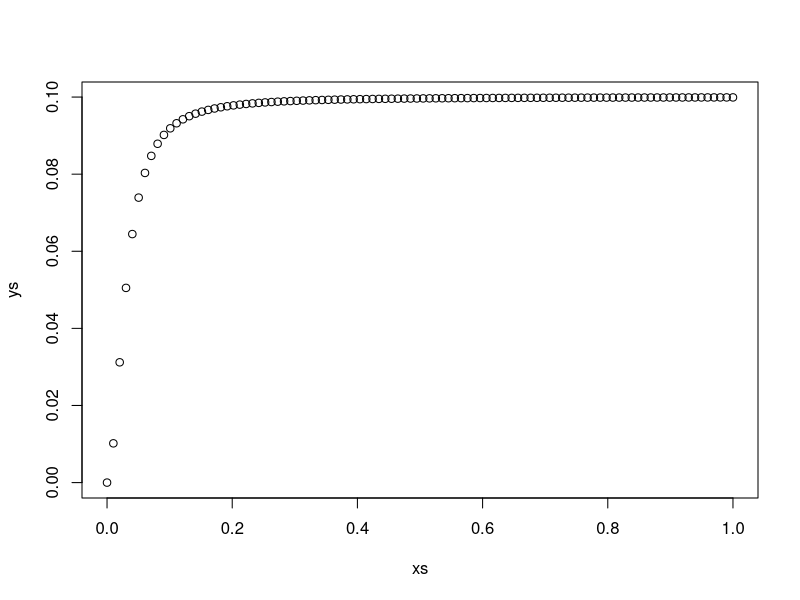
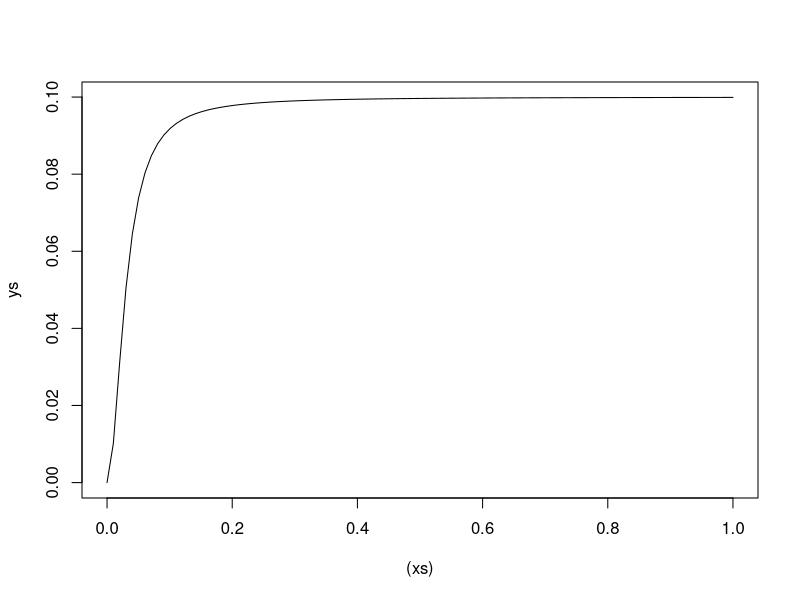
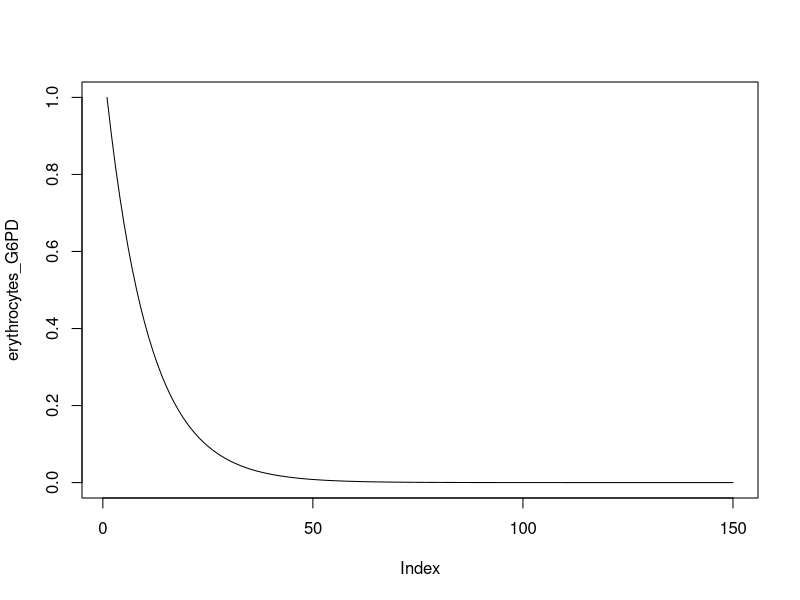
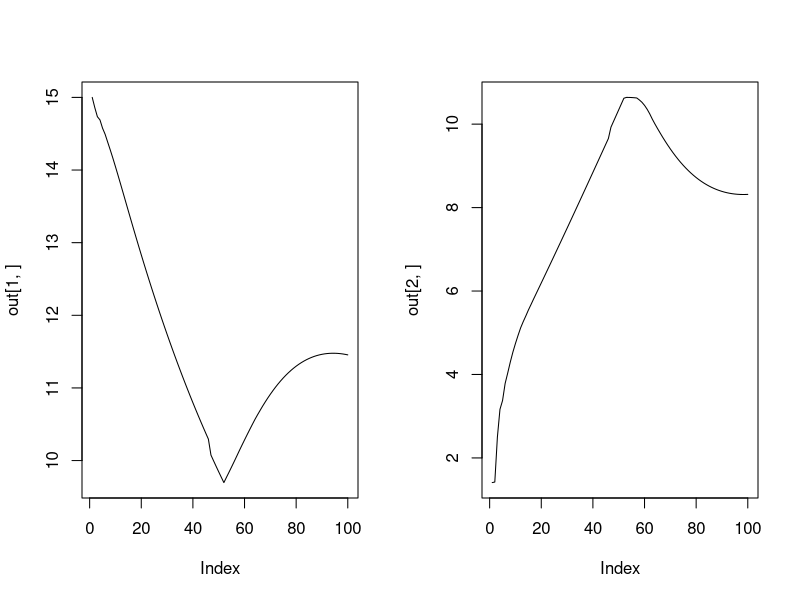
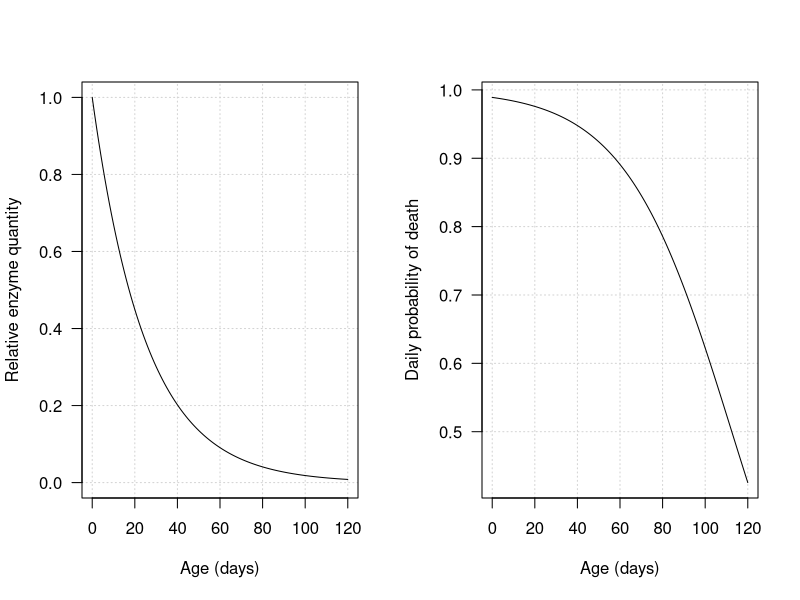

Generate these figures, in order, with R:
require(gtools)

forwardsim = function(drug_regimen,              # dose given each day (mg/kg)
                      Hb_star,                   # Steady state hameoglobin for the individual (g/dL)
                      diff_alpha,                # parameters governing increase in normoblast production based on difference from steady state
                      delta_alpha,               # parameters governing increase in normoblast production based on previous day reduction in haemoglobin
                      MAX_EFFECT,                # maximum drug effect on G6PD depletion
                      h,                         # slope effect in dose response function
                      beta,                      # Dose corresponding to half maximum drug effect (mg)
                      log_k,                     # transit time parameter
                      nComp_sim,                 # Total number of compartments to forward simulate
                      T_nmblast,                 # normboblast lifespan - maturation time
                      T_retic,                   # reticulocyte lifespan - including marrow and circulating periods
                      T_RBC_max,                 # Maximum allowed value for RBC lifespan (arbitrary; days)
                      T_transit_steady_state,    # transit time at steady state
                      G6PD_initial,              # Initial amount of G6PD (unitless, scales with the delta quantity)
                      logit_G6PD_delta_day,      # Daily fixed reduction of G6PD in absence of drug
                      G6PD_threshold){
  
  out_res = array(dim = c(2, nComp_sim))       # where we save the output of forwards simulation
  
  # set up variables we need for the simulation
  
  Hb_delta=0;
  lambda = 1000;                            # baseline production of normoblasts per time - arbitrary number
  
  Hb = array(dim=nComp_sim);               # The haemoglobin at each point in the simulation
  retic_percent = array(dim=nComp_sim)     # The retic count (%) at each point in the simulation
  drug_effect=0;
  
  # s to store red blood cell age distributions
  erythrocytes = rep(lambda, T_RBC_max);         # Distribution of erythrocytes in circulation
  normoblasts = rep(lambda, T_nmblast);          # Distribution of normoblasts
  reticulocytes = rep(lambda, T_retic);          # Distribution of reticulocytes
  erythrocytes_G6PD = array(dim = T_RBC_max)
  
  # ***** Calculate initial values at steady state *****
  Hb[1] = Hb_star;
  transit = compute_transit_time(Hb[1], Hb_star, T_transit_steady_state, log_k);
  rho = compute_rho(Hb[1], Hb_delta, Hb_star, diff_alpha, delta_alpha); # this should return 1
  if(rho>1) print("Problem as rho >1 at steady state!");
  
  erythrocytes_G6PD[1] = G6PD_initial; # starting quantity of G6PD enzyme
  for(i in 2:T_RBC_max){
    erythrocytes_G6PD[i] = erythrocytes_G6PD[i-1]*(1-inv.logit(logit_G6PD_delta_day)); # daily depletion
    if(erythrocytes_G6PD[i-1] < G6PD_threshold){
      erythrocytes[i] = 0.0;
    } else {
      erythrocytes[i] = erythrocytes[i-1];
    }
  }
  
  Total_Retics = CountRetics(transit, reticulocytes); # count the number of retics in circulation
  Total_Eryths = sum(erythrocytes);                   # count the number of mature RBCs in circulation
  C_0 = Total_Retics + Total_Eryths;                  # Starting number of circulating cells - this is the steady state number
  retic_percent[1] = 100 * Total_Retics / C_0;
  
  #******************* Forward simulation *****************#
  for(t in 2:nComp_sim){
    
    # Compute the multiplication factor of basal normoblast production
    if(t>2) Hb_delta = Hb[t-2]-Hb[t-1];
    rho = compute_rho(Hb[t-1], Hb_delta, Hb_star, diff_alpha, delta_alpha);
    
    # calculate the updated Hb dependent transit time for the reticulocytes
    transit = compute_transit_time(Hb[t-1], Hb_star, T_transit_steady_state, log_k);
    
    # We move the RBCs from one compartment to the next
    temp_normoblasts = normoblasts;   # make temp copy
    normoblasts[1] = rho*lambda;      # the number of new normoblasts made at time t
    for(i in 2:T_nmblast)             # move all the normoblasts along by one
    {
      normoblasts[i] = temp_normoblasts[i-1];
    }
    
    temp_retics = reticulocytes;
    reticulocytes[1] = temp_normoblasts[T_nmblast];
    for(i in 2:T_retic)
    {
      reticulocytes[i] = temp_retics[i-1];
    }
    
    # Compute the G6PD depletion effect of yesterday's dose on circulating erythrocytes
    drug_effect = dose_response(drug_regimen[t-1], MAX_EFFECT, h, beta);
    
    # survival function of RBC lifespan
    temp_eryths = erythrocytes;             # copy values to temp 
    temp_eryths_G6PD = erythrocytes_G6PD;
    # values for first day as erythrocytes
    erythrocytes[1] = temp_retics[T_retic];
    erythrocytes_G6PD[1] = G6PD_initial;
    for (i in 2:T_RBC_max){
      erythrocytes_G6PD[i] = temp_eryths_G6PD[i-1]*(1-inv.logit(logit_G6PD_delta_day))*(1-drug_effect); # deplete by daily amount plus drug effect
      if(erythrocytes_G6PD[i-1] < G6PD_threshold){
        erythrocytes[i] = 0.0;
      } else {
        erythrocytes[i] = temp_eryths[i-1];
      }
    }
    
    # Count the number of retics and erythrocytes in circulation
    Total_Retics = CountRetics(transit, reticulocytes);
    Total_Eryths = sum(erythrocytes);
    C_t = Total_Retics + Total_Eryths;
    retic_percent[t] = 100 * Total_Retics / C_t;
    Hb[t] = Hb_star * C_t / C_0;
    
  }
  # store results
  out_res[1,] = Hb;
  out_res[2,] = retic_percent;
  plot(erythrocytes_G6PD, type='l')
  return(out_res);
}


CountRetics = function( transit,  reticulocytes){
  Total_Retics = 0;
  T_retic = length(reticulocytes);
  i = T_retic;
  transit_int = ceiling(transit);
  retic_rem =  ceiling(transit) - transit;
  while(i > transit+1) {
    Total_Retics = Total_Retics+reticulocytes[i];
    i = i-1;
  }
  Total_Retics = Total_Retics+retic_rem*reticulocytes[transit_int];
  
  return(Total_Retics);
}



compute_rho = function( Hb,  Hb_delta,  Hb_star,  diff_alpha,  delta_alpha)
{
  Hb_delta_temp=Hb_delta;
  Hb_diff_temp=Hb_star-Hb;
  rho=1; 
  K_diff = length(diff_alpha);
  K_delta = length(delta_alpha);
  
  if(Hb_delta_temp<0) Hb_delta_temp=0;
  for(i in 1:K_delta){
    rho =rho+ delta_alpha[i]*(Hb_delta_temp^i);
  }
  
  if(Hb_diff_temp<0) Hb_diff_temp=0;
  for(i in 1:K_diff){
    rho = rho + diff_alpha[i]*(Hb_diff_temp^i);
  }
  return (rho);
}

dose_response = function( dose,  MAX_EFFECT,  h,  beta){
  effect = MAX_EFFECT * (dose ^h ) / (dose ^ h + beta^h);
  return (effect);
}

compute_transit_time = function( Hb,  Hb_star,  T_transit_steady_state,  log_k)
{
  transit = T_transit_steady_state*exp(-(Hb_star-Hb)*exp(log_k));
  if(transit>T_transit_steady_state) transit=T_transit_steady_state;
  return (transit);
}

xs = seq(0, 1, length.out=100)
ys=dose_response(xs,MAX_EFFECT = 0.1, h = 2, beta = 0.03)
plot(xs,ys)
dose_response(0.5,MAX_EFFECT = 0.01, h = 5, beta = 0.25)


plot((xs), ys,type='l')
nComp_sim = 100
out=forwardsim(drug_regimen = c(rep(0.5,nComp_sim)), 
               Hb_star = 15, 
               diff_alpha = c(.1), 
               delta_alpha = c(.1),
               MAX_EFFECT = 0.05, 
               h = 5, 
               beta = 0.25,
               log_k = 1,
               nComp_sim = nComp_sim,
               T_nmblast = 5, T_retic = 5, T_RBC_max = 150, 
               T_transit_steady_state = 3.5,G6PD_initial = 1, 
               logit_G6PD_delta_day = -3,G6PD_threshold =  inv.logit(-5))
par(mfrow=c(1,2))
plot(out[1,],type='l')
plot(out[2,],type='l')

require(gtools)
par(las=1, mfrow=c(1,2))
xs= 0:120
rate_decay = 0.04
plot(xs, exp(-rate_decay * xs), type='l', ylim = c(0,1),panel.first=grid(),
     xlab='Age (days)', ylab = 'Relative enzyme quantity')
plot(xs, inv.logit(-rate_decay * xs + 4.5), type='l',panel.first=grid(),
     ylab='Daily probability of death', xlab = 'Age (days)')
